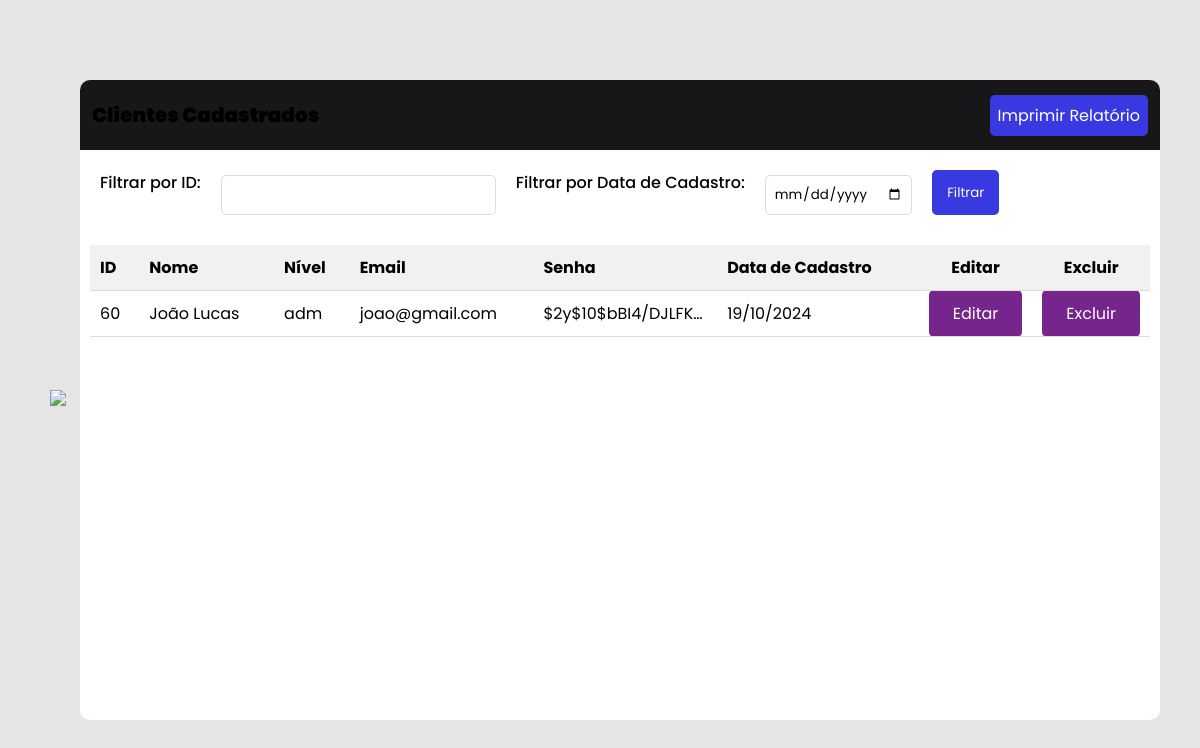
The app's page /painelcadastro.php?filtro_id=60 with its own data.
### tables this page shows
CREATE TABLE `usuarios` (
  `id` int(11) NOT NULL,
  `nome` varchar(250) NOT NULL,
  `email` varchar(250) NOT NULL,
  `senha` varchar(250) NOT NULL,
  `telefone` varchar(250) NOT NULL,
  `cpf` varchar(250) NOT NULL,
  `endereco` varchar(250) NOT NULL,
  `nivel` text NOT NULL DEFAULT 'cliente',
  `data_cadastro` datetime DEFAULT current_timestamp()
);

### painelcadastro.php (the view, shortened to what this page needs)
<!DOCTYPE html>
<html lang="pt-br">
<head>
  <link rel="stylesheet" href="style.css">
  <link href='https://unpkg.com/boxicons@2.1.1/css/boxicons.min.css' rel='stylesheet'>
</head>
<body>
  <div class="back-button">
    <a href="perfil.php" title="Voltar para a página perfil"><img src="https://cdn-icons-png.flaticon.com/512/66/66822.png" alt="Voltar para a página perfil"></a>
  </div>
  <div class="container">
    <div class="header">
      <span>Clientes Cadastrados</span>
      <button onclick="window.print()" id="print-button">Imprimir Relatório</button>
    </div>
    <form method="GET" class="filter-form">
      <label for="filtro_id">Filtrar por ID:</label>
      <input type="number" id="filtro_id" name="filtro_id" required>
      <label for="filtro_data">Filtrar por Data de Cadastro:</label>
      <input type="date" id="filtro_data" name="filtro_data">
      <button type="submit">Filtrar</button>
    </form>
    <div class="divTable">
      <table class="table table-bordered table-striped">
        <thead class="thead-dark">
          <tr>
            <th>ID</th>
            <th>Nome</th>
            <th>Nível</th>
            <th>Email</th>
            <th>Senha</th>
            <th>Data de Cadastro</th>
            <th class="acao">Editar</th>
            <th class="acao">Excluir</th>
          </tr>
        </thead>
        <tbody>
          <?php
          include "conexao.php";
          $filtro_id = isset($_GET['filtro_id']) ? intval($_GET['filtro_id']) : null;
          $result_usuarios = "SELECT * FROM usuarios WHERE 1=1";
          if ($filtro_id) {
            $result_usuarios .= " AND id = $filtro_id";
          }
          $result_usuarios .= " ORDER BY nome ASC";
          $resultado_usuarios = mysqli_query($conn, $result_usuarios);
          if (mysqli_num_rows($resultado_usuarios) > 0) {
            while ($linha = mysqli_fetch_assoc($resultado_usuarios)) {
              echo "<tr>";
              echo "<td>" . $linha['id'] . "</td>";
              echo "<td>" . $linha['nome'] . "</td>";
              echo "<td>" . $linha['nivel'] . "</td>";
              echo "<td>" . $linha['email'] . "</td>";
              echo "<td>" . $linha['senha'] . "</td>";
              echo "<td>" . date('d/m/Y', strtotime($linha['data_cadastro'])) . "</td>";
              echo "<td class='acao'><a href='editarusuario.php?id=" . $linha['id'] . "' class='btn btn-primary btn-sm'>Editar</a></td>";
              echo "<td class='acao'><a href='excluir.php?id=" . $linha['id'] . "' class='btn btn-danger btn-sm'>Excluir</a></td>";
              echo "</tr>";
            }
          } else {
            echo "<tr><td colspan='8'>Nenhum registro encontrado.</td></tr>";
          }
          ?>
        </tbody>
      </table>
    </div>
  </div>
</body>
</html>

### assets/css/style.css (style rules this page uses)
:root { --primary-color: #76258C; --primary-color-dark: rgb(189, 6, 245); --secondary-color: #15151f; --secondary-color-dark: #0a0b0f; --text-light: #6b7280; --extra-light: #f8f7fd; --white: #ffffff; --max-width: 1200px; }
* { padding: 0; margin: 0; box-sizing: border-box; }
.btn { padding: 0.75rem 1.5rem; font-size: 1rem; font-family: inherit; color: var(--white); background-color: var(--primary-color); outline: none; border: none; border-radius: 5px; transition: 0.3s; cursor: pointer; }
img { width: 100%; display: flex; }
a { text-decoration: none; color: var(--white); }
html, body { scroll-behavior: smooth; }
body { font-family: "Poppins", sans-serif; }
.header { padding-block: 5rem; background-image: linear-gradient(rgba(0, 0, 0, 0.9), rgba(0, 0, 0, 0.9)), url("https://www.cora.com.br/blog/wp-content/uploads/elementor/thumbs/como_abrir_uma_empresa_de_tecnologia_da_informacao-ptybadgjx21q8a29zb8maopfap9riewse8qczcffy8.jpg"); background-size: cover; background-position: center center; background-repeat: no-repeat; }
@media (width > 768px) { .header { padding-top: 0; } }

### painelcadastro.php (style rules this page uses)
* { margin: 0; padding: 0; box-sizing: border-box; font-family: 'Poppins', sans-serif; }
body { width: 100vw; height: 100vh; display: flex; align-items: center; justify-content: center; background-color: rgba(0, 0, 0, 0.1); }
.container { width: 90%; height: 80%; border-radius: 10px; background: white; overflow: hidden; }
.header { min-height: 70px; display: flex; align-items: center; justify-content: space-between; padding: 0 12px; background-color: rgba(57, 57, 226, 0.1); }
.header span { font-weight: 900; font-size: 20px; }
#print-button { font-size: 16px; padding: 8px; border-radius: 5px; border: none; color: white; background-color: rgb(57, 57, 226); cursor: pointer; }
.divTable { padding: 10px; overflow: auto; }
table { width: 100%; border-collapse: collapse; }
thead { background-color: #f1f1f1; }
th, td { padding: 10px; text-align: left; border-bottom: 1px solid #ddd; }
th { font-weight: bold; }
.acao { text-align: center; width: 100px; }
td { max-width: 150px; overflow: hidden; text-overflow: ellipsis; white-space: nowrap; }
.back-button { position: relative; margin: 10px; }
.back-button img { width: 20px; height: 20px; }
.filter-form { display: flex; gap: 20px; margin: 20px; }
.filter-form label { display: flex; flex-direction: column; font-weight: 500; }
.filter-form input { margin-top: 5px; padding: 8px; border: 1px solid #ddd; border-radius: 5px; font-family: 'Poppins', sans-serif; }
.filter-form button { padding: 10px 15px; border: none; border-radius: 5px; background-color: rgb(57, 57, 226); color: white; font-family: 'Poppins', sans-serif; cursor: pointer; transition: background-color 0.3s; }

### records on screen
usuarios: id "60", nome "João Lucas", nivel "adm", email "joao@gmail.com", senha "$2y$10$bBI4/DJLFK…", data_cadastro "19/10/2024"
